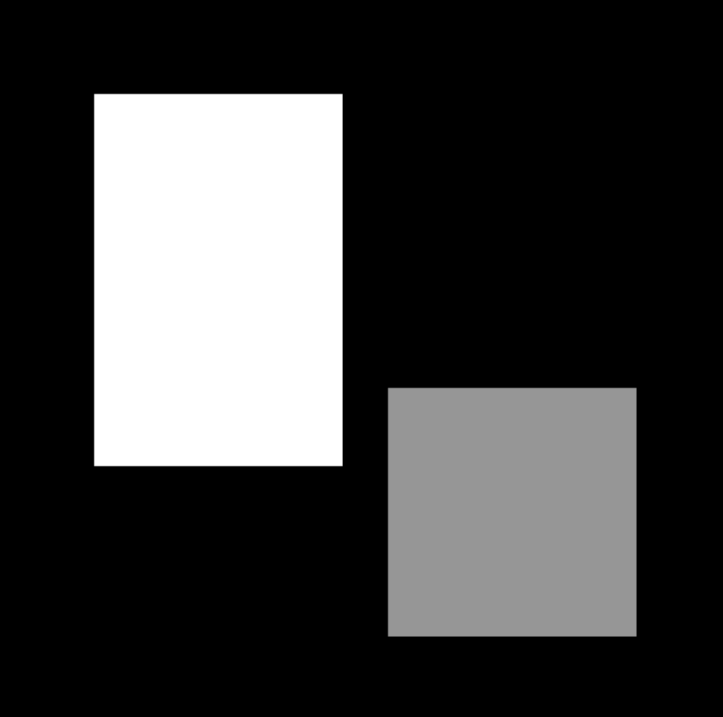
#> input picture Image_01.png, 723 x 717 px
$ python Q1.py
#> lines starting #> are read from the running program, lines starting #| are printed output that depends on the picture
import cv2
import numpy as np
import matplotlib.pyplot as plt

# Load your image
image = cv2.imread('Image_01.png', cv2.IMREAD_GRAYSCALE)
#> image is the input picture: shape (717, 723); min 0, max 255, mean 63.4

# Add Gaussian noise
noisy_image = image + np.random.normal(0, 25, image.shape).astype(np.uint8)
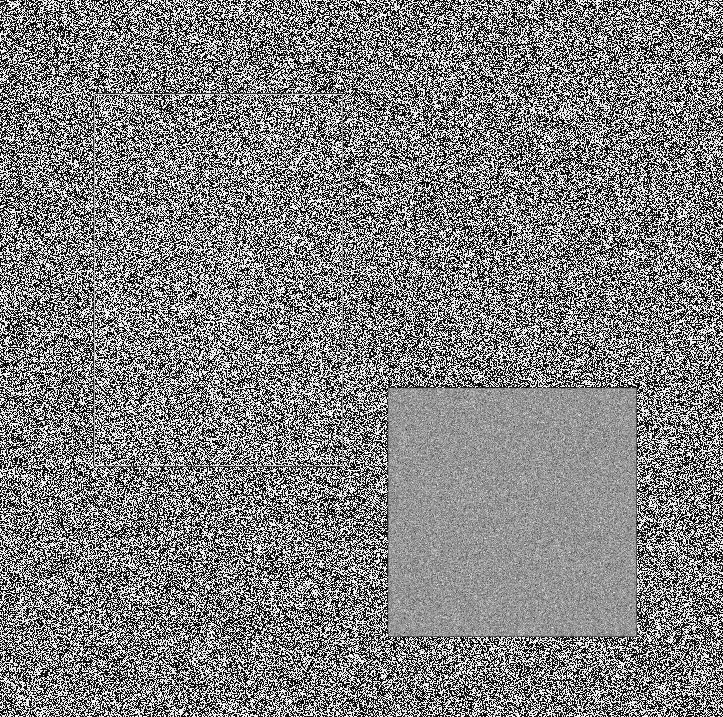
#> noisy_image: shape (717, 723); min 0, max 255, mean 128.1

# Implement Otsu's thresholding
_, thresholded_image = cv2.threshold(noisy_image, 0, 255, cv2.THRESH_BINARY + cv2.THRESH_OTSU)
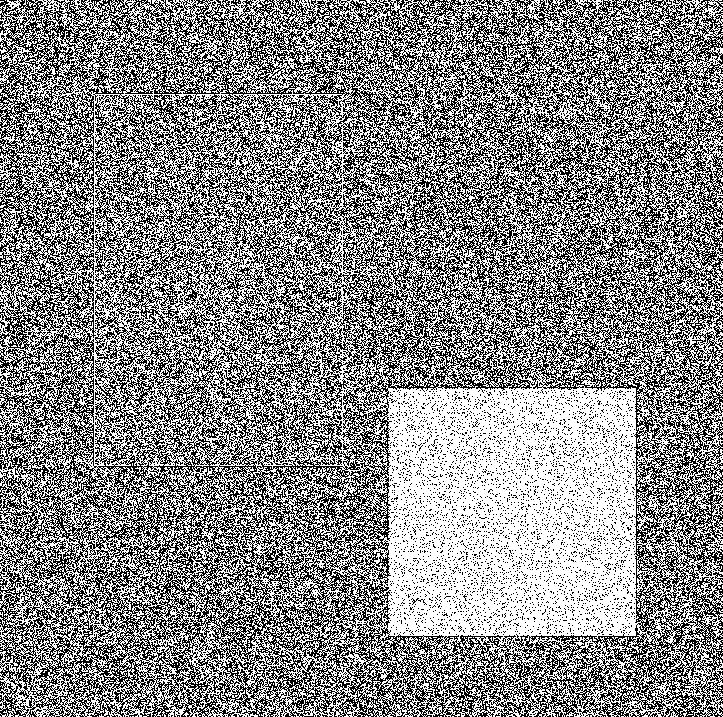
#> thresholded_image: shape (717, 723); 53.5% white; black in thin lines or dots

# Display the original, noisy, and thresholded images
plt.figure(figsize=(15, 5))

plt.subplot(1, 3, 1)
plt.imshow(image, cmap='gray')
plt.title('Original Image')
plt.axis('off')

plt.subplot(1, 3, 2)
plt.imshow(noisy_image, cmap='gray')
plt.title('Noisy Image')
plt.axis('off')

plt.subplot(1, 3, 3)
plt.imshow(thresholded_image, cmap='gray')
plt.title('Thresholded Image')
plt.axis('off')

plt.show()
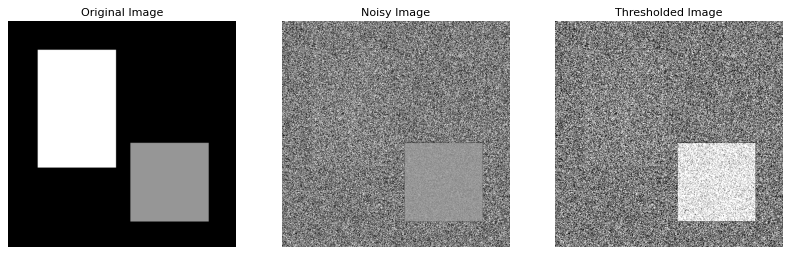
#> figure drawn by matplotlib, 3 panels
